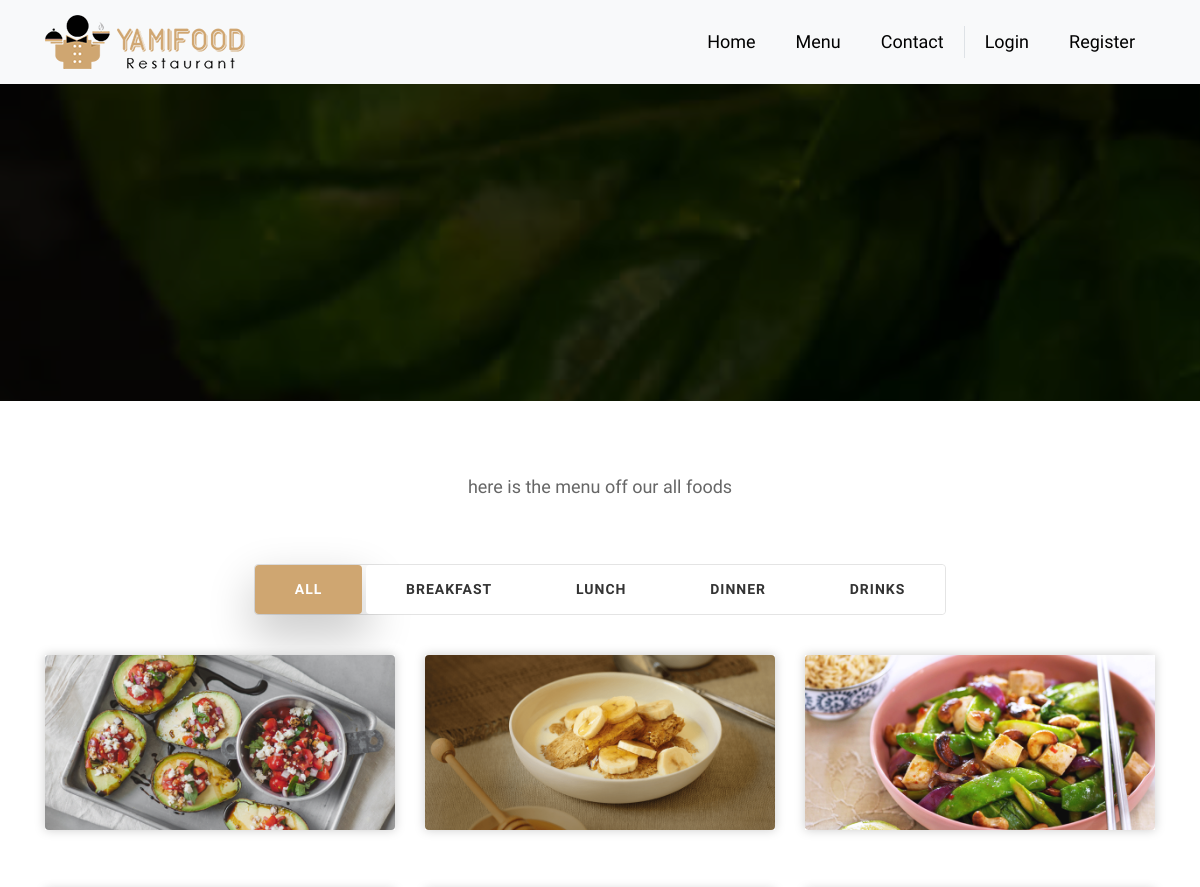
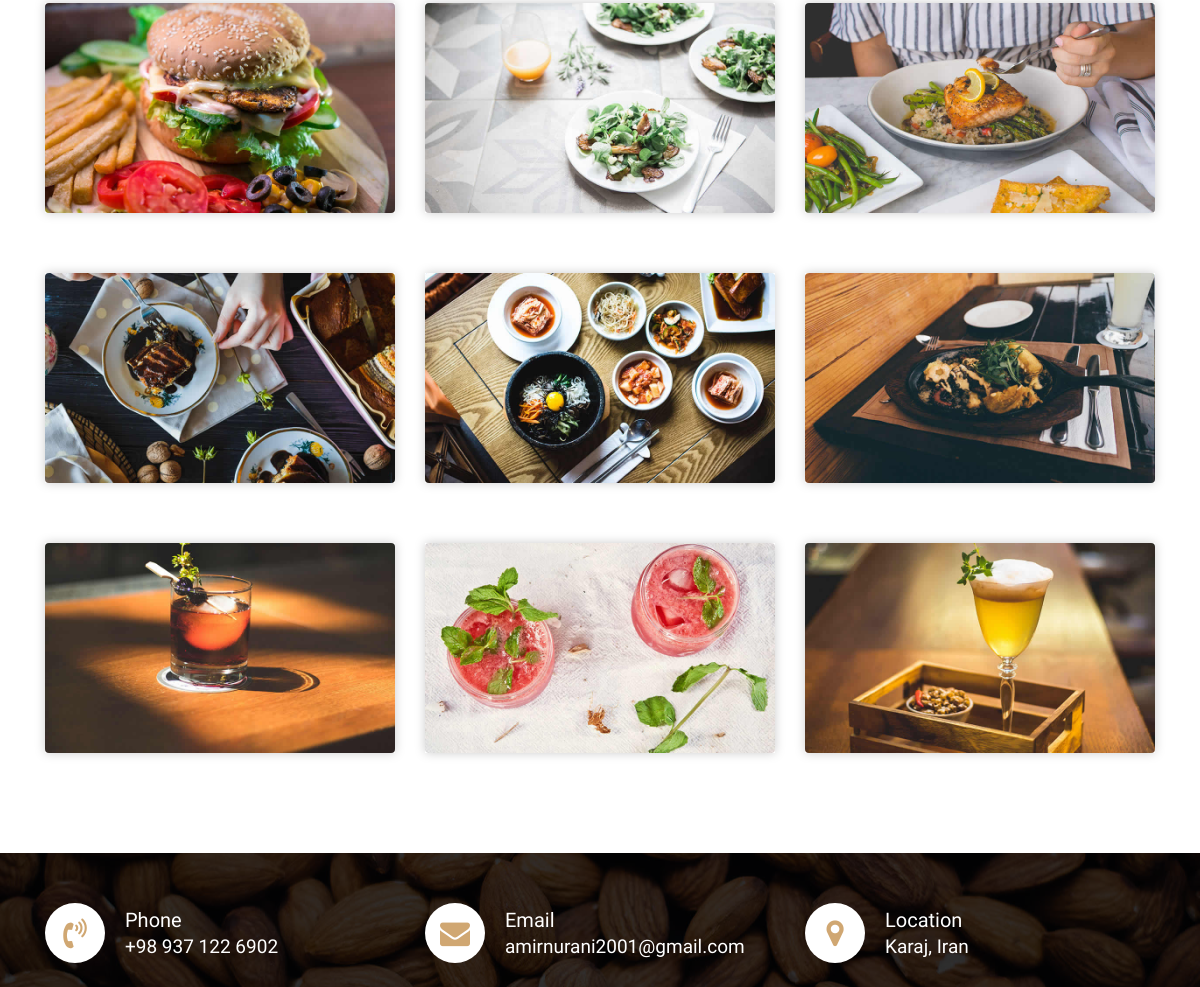
The app's page /menu/ with its own data (2 pictures, top to bottom).
### foods/models.py (models this page shows, shortened)
class Category(models.Model):
    name = models.CharField(max_length=50)
    def __str__(self) -> str:
        return self.name

class Food(models.Model):
    name = models.CharField(max_length= 200)
    description = models.CharField(max_length=500)
    price = models.FloatField()
    photo_food = models.ImageField(upload_to = 'foods/')
    category = models.ForeignKey(Category, on_delete=models.SET_NULL, related_name="category", null=True)
    is_suggested = models.BooleanField(default=False)

### menu/views.py (the view)
# urls.py: path('', views.menu, name='menu')
def menu(request):
    foods_list = Food.objects.all().order_by('category')
    categorys = Category.objects.all()
    context= {
        'foods_list': foods_list,
        'categorys': categorys
    }
    return render(request, 'menu/index.html', context)

### templates/menu/index.html
{% extends 'base.html' %}
	{% block content %}
	{% include 'menu/menu_header.html' %}
    {% include 'menu/menu.html' %}
	{% endblock content %}

### templates/menu/menu.html (shortened to what this page needs)
<div class="menu-box">
	<div class="container">
		<div class="row">
			<div class="col-lg-12">
				<div class="heading-title text-center">
					{% if is_suggested == True %}
						<p>here is the menu off our suggest foods</p>
					{% else %}
						<p>here is the menu off our all foods</p>
					{% endif %}
				</div>
			</div>
		</div>
		<div class="row">
			<div class="col-lg-12">
				<div class="special-menu text-center">
					<div class="button-group filter-button-group">
						<button class="active">All</button>
						{% for category in categorys %}
							<button data-filter=".{{category}}">{{category}}</button>
						{% endfor %}
					</div>
				</div>
			</div>
		</div>
		<div class="row special-list">
			{% for food in foods_list %}
				<div class="col-lg-4 col-md-6 special-grid {{food.category}}">
					<div class="gallery-single fix">
						<img src="{{ food.photo_food.url }}" class="img-fluid rounded" alt="Image">
					</div>
				</div>
			{% endfor %}
		</div>
	</div>
</div>

### static/css/style.css (style rules this page uses)
body { color: #666666; font-size: 15px; font-family: 'Athiti', sans-serif; line-height: 1.80857; }
.menu-box { padding: 70px 0px; }
.heading-title { margin-bottom: 50px; }
.heading-title p { font-size: 18px; font-weight: 200; margin: 0px; }
.filter-button-group { border: 1px solid #e4e4e4; border-radius: 4px; margin: 10px 15px; display: inline-block; }
.filter-button-group button { color: #333; letter-spacing: 1px; text-transform: uppercase; font-weight: 600; font-size: 14px; cursor: pointer; background: #fff; padding: 12px 40px; border: none; border-radius: 4px; }
.filter-button-group button.active { background: #cfa671; color: #fff; box-shadow: 2px 20px 45px 5px rgba(0,0,0,.2); }
.gallery-single { margin: 30px 0px; }
.gallery-single { position: relative; overflow: hidden; -webkit-box-shadow: 0 0 10px #ccc; box-shadow: 0 0 10px #ccc; }

### records on screen
Category: name "BREAKFAST"
Category: name "LUNCH"
Category: name "DINNER"
Category: name "DRINKS"
Food: photo_food (picture)
Food: photo_food (picture)
Food: photo_food (picture)
Food: photo_food (picture)
Food: photo_food (picture)
Food: photo_food (picture)
Food: photo_food (picture)
Food: photo_food (picture)
Food: photo_food (picture)
Food: photo_food (picture)
Food: photo_food (picture)
Food: photo_food (picture)
